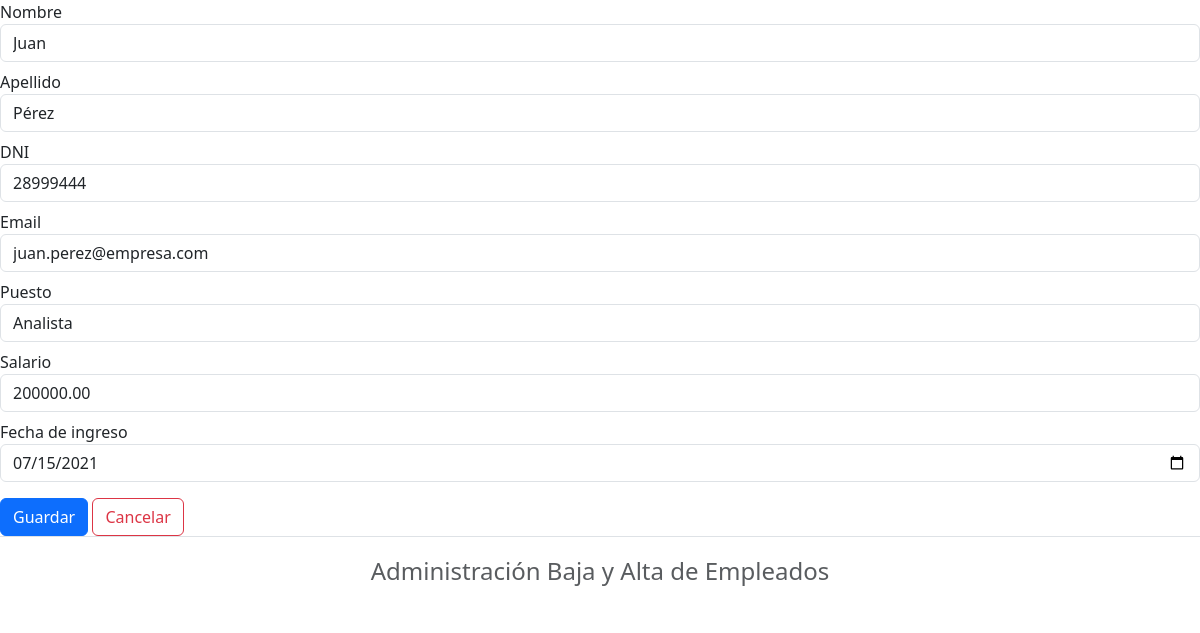
The page /index.php?controller=empleado&action=edit&id=2 on the database its author committed.
### tables this page shows
CREATE TABLE `empleados` (
  `id` int(11) NOT NULL,
  `nombre` varchar(60) NOT NULL,
  `apellido` varchar(60) NOT NULL,
  `dni` varchar(20) NOT NULL,
  `email` varchar(120) NOT NULL,
  `puesto` varchar(80) NOT NULL,
  `salario` decimal(10,2) NOT NULL DEFAULT 0.00,
  `fecha_ingreso` date NOT NULL,
  `creado_en` timestamp NOT NULL DEFAULT current_timestamp()
);

### model/db.php (called while the page is built, shortened)
<?php
class Db {
    public function __construct() {
        $this->conection = new mysqli(DB_HOST, DB_USER, DB_PASS, DB_NAME);
    }
}

### model/empleado.php (called while the page is built, shortened)
<?php
require_once __DIR__ . '/db.php';
class Empleado {
    private $conection;
    private $table = 'empleados';
    public function __construct() {
        $db = new Db();
        $this->conection = $db->conection;
    }
    public function getEmployeeById(int $id) {
        $sql = "SELECT * FROM {$this->table} WHERE id = ?";
        $stmt = $this->conection->prepare($sql);
        $stmt->bind_param('i', $id);
        $stmt->execute();
        $res = $stmt->get_result();
        return $res->fetch_assoc();
    }
}

### controller/empleado.php (called while the page is built, shortened)
<?php
require_once __DIR__ . '/../model/empleado.php';
class empleadoController {
  private $empleado;
  public function __construct() {
    $this->empleado = new Empleado();
  }
  public function edit($id = null) {
    if (isset($_GET['id'])) $id = (int)$_GET['id'];
    return $id ? $this->empleado->getEmployeeById($id) : [];
  }
}

### view/edit_empleado.php (the view, shortened to what this page needs)
<?php
$id = $nombre = $apellido = $dni = $email = $puesto = $fecha_ingreso = "";
$salario = "0.00";
$emp = $dataToView["data"] ?? [];
if (isset($emp["nombre"]))        $nombre = $emp["nombre"];
if (isset($emp["apellido"]))      $apellido = $emp["apellido"];
if (isset($emp["dni"]))           $dni = $emp["dni"];
if (isset($emp["email"]))         $email = $emp["email"];
if (isset($emp["puesto"]))        $puesto = $emp["puesto"];
if (isset($emp["salario"]))       $salario = (string)$emp["salario"];
if (isset($emp["fecha_ingreso"])) $fecha_ingreso = $emp["fecha_ingreso"];
?>
<div class="row">
  <form class="form" action="index.php?controller=empleado&action=save" method="POST">
    <div class="form-group mb-2">
      <label>Nombre</label>
      <input class="form-control" type="text" name="nombre" required
             value="<?= htmlspecialchars($nombre); ?>" />
    </div>
    <div class="form-group mb-2">
      <label>Apellido</label>
      <input class="form-control" type="text" name="apellido" required
             value="<?= htmlspecialchars($apellido); ?>" />
    </div>
    <div class="form-group mb-2">
      <label>DNI</label>
      <input class="form-control" type="text" name="dni" required
             value="<?= htmlspecialchars($dni); ?>" />
    </div>
    <div class="form-group mb-2">
      <label>Email</label>
      <input class="form-control" type="email" name="email" required
             value="<?= htmlspecialchars($email); ?>" />
    </div>
    <div class="form-group mb-2">
      <label>Puesto</label>
      <input class="form-control" type="text" name="puesto" required
             value="<?= htmlspecialchars($puesto); ?>" />
    </div>
    <div class="form-group mb-2">
      <label>Salario</label>
      <input class="form-control" type="number" step="0.01" min="0" name="salario" required
             value="<?= htmlspecialchars($salario); ?>" />
    </div>
    <div class="form-group mb-3">
      <label>Fecha de ingreso</label>
      <input class="form-control" type="date" name="fecha_ingreso" required
             value="<?= htmlspecialchars($fecha_ingreso ?: date('Y-m-d')); ?>" />
    </div>
    <input type="submit" value="Guardar" class="btn btn-primary" />
    <a class="btn btn-outline-danger" href="index.php?controller=empleado&action=list">Cancelar</a>
  </form>
</div>

### rows shown on the page
empleados: nombre "Juan", apellido "Pérez", dni "28999444", email "juan.perez@empresa.com", puesto "Analista", salario "200000.00", fecha_ingreso "07/15/2021"

### other values the page prints
APP_FOOTER "Administración Baja y Alta de Empleados"
